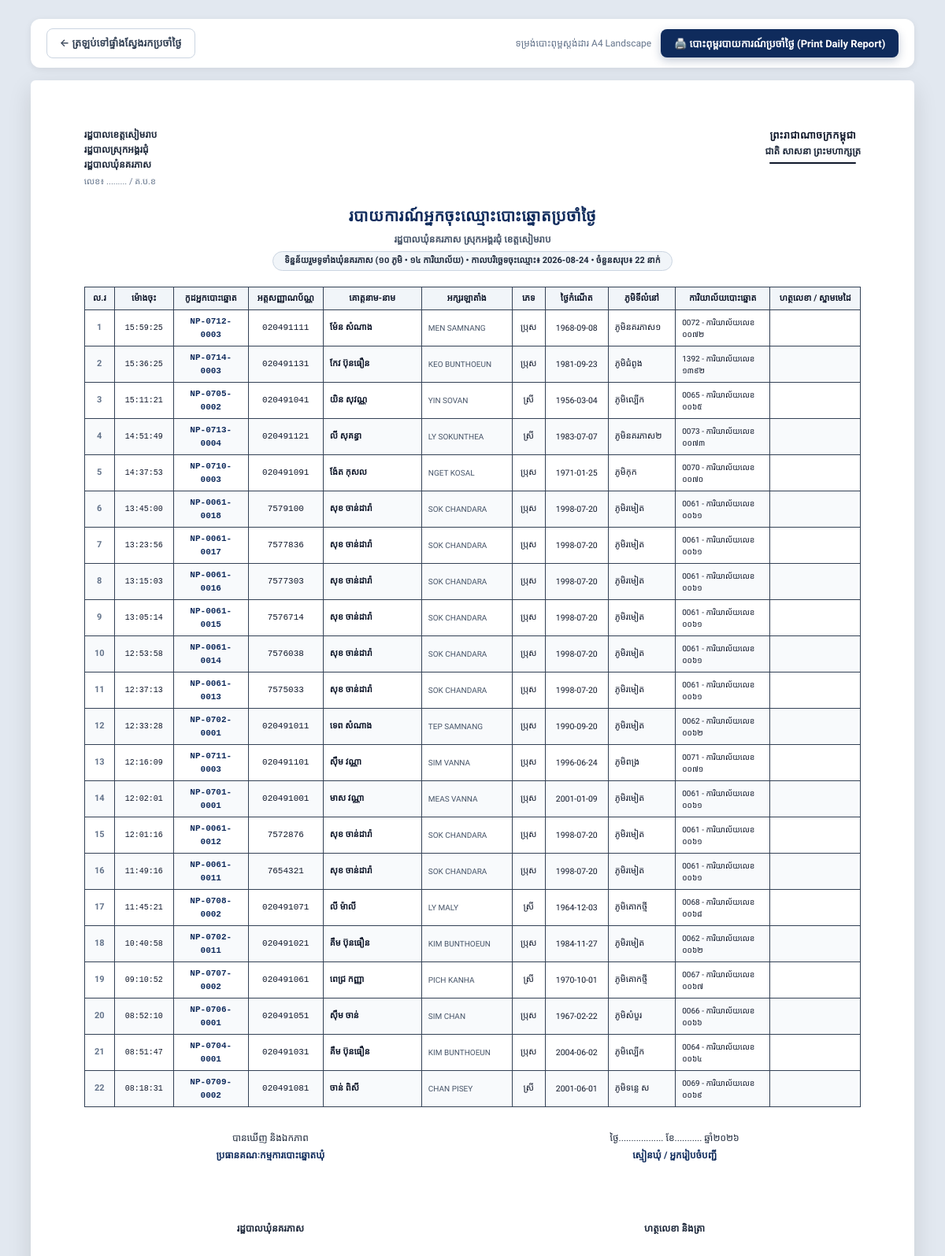
/reports/daily/print?date=2026-08-24 (signed in), run on an earlier commit of the app's database.
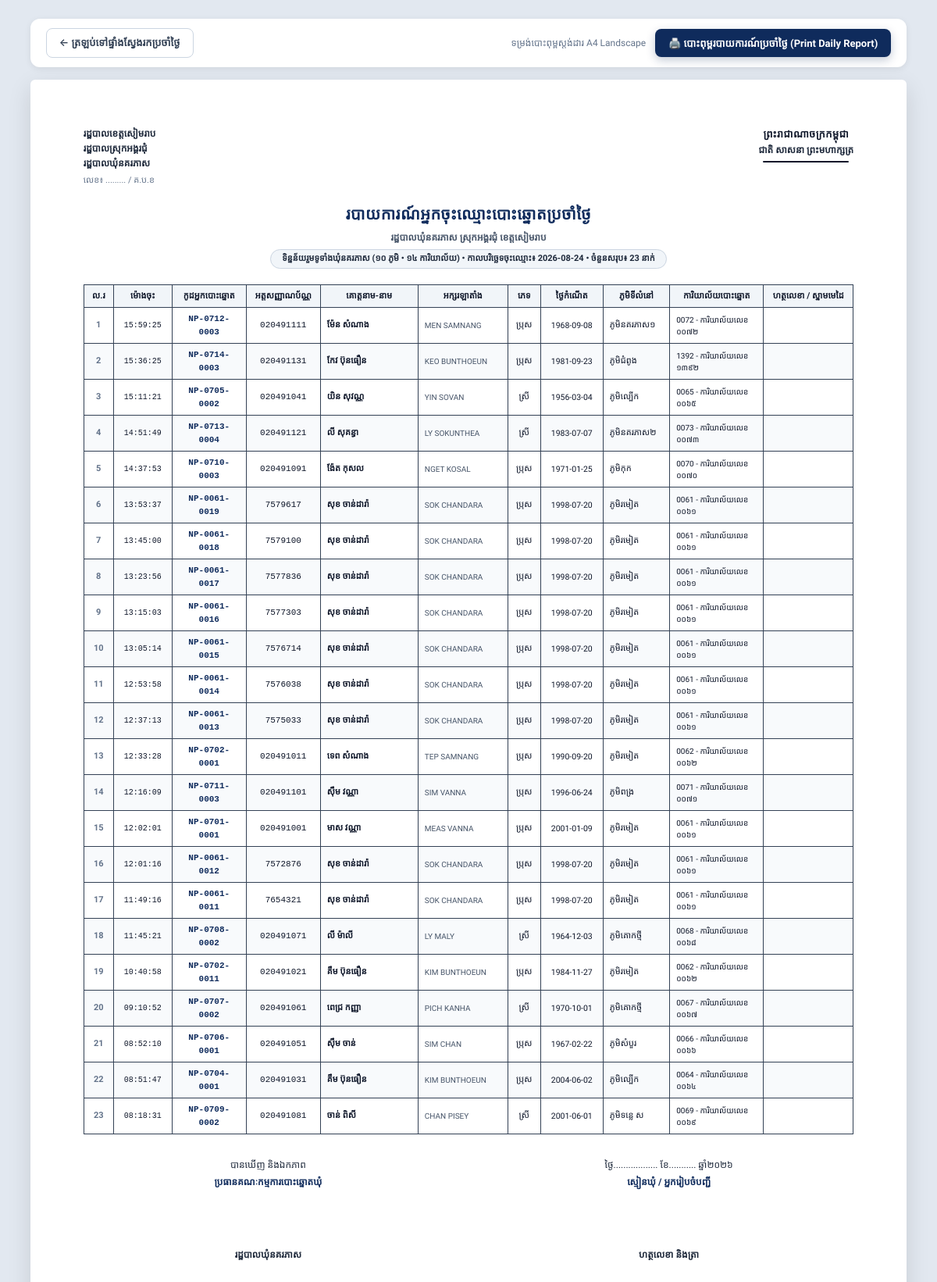
And on a later commit of the database.
### app/models.py (models this page shows, shortened)
class Voter(Base):
    __tablename__ = "voters"
    id = Column(Integer, primary_key=True, index=True)
    voter_code = Column(String(50), unique=True, index=True, nullable=False) # e.g. NP-0701-0001
    list_no = Column(Integer, nullable=False)                                # 1, 2, 3 in station
    national_id = Column(String(50), unique=True, index=True, nullable=False) # 9 or 10 digit Khmer ID card
    name_kh = Column(String(100), nullable=False)                            # ឈ្មោះខ្មែរ (e.g. ស៊ឹម ចាន់ថន)
    name_en = Column(String(100), nullable=False)                            # ឈ្មោះឡាតាំង (e.g. SIM CHANTHORN)
    gender = Column(String(20), nullable=False)                              # ប្រុស / ស្រី
    dob = Column(String(50), nullable=False)                                 # 1990-04-15 or 1990
    address = Column(String(255), nullable=True)                             # ក្រុមទី...
    village_id = Column(Integer, ForeignKey("villages.id"), nullable=False)
    station_id = Column(Integer, ForeignKey("polling_stations.id"), nullable=False)
    status = Column(String(30), default="active")                            # active, moved, deceased, suspended
    photo_url = Column(String(255), nullable=True)                          # Profile photo path
    has_voted = Column(Boolean, default=False)
    voted_at = Column(DateTime, nullable=True)
    voted_by_user_id = Column(Integer, ForeignKey("users.id"), nullable=True)
    notes = Column(Text, nullable=True)
    created_at = Column(DateTime, default=datetime.datetime.utcnow)
    updated_at = Column(DateTime, default=datetime.datetime.utcnow, onupdate=datetime.datetime.utcnow)
    village = relationship("Village", back_populates="voters")
    station = relationship("PollingStation", back_populates="voters")
    voted_by_user = relationship("User", foreign_keys=[voted_by_user_id])

class Village(Base):
    __tablename__ = "villages"
    id = Column(Integer, primary_key=True, index=True)
    code = Column(String(20), unique=True, index=True, nullable=False) # e.g. V01 to V10
    name_kh = Column(String(100), nullable=False)                     # e.g. ភូមិរមៀត
    name_en = Column(String(100), nullable=False)                     # e.g. Romiet Village
    chief_name = Column(String(100), nullable=True)                  # e.g. លោក ឈុន វុទ្ធី
    chief_phone = Column(String(50), nullable=True)                  # e.g. 012 345 678
    total_households = Column(Integer, default=0)
    created_at = Column(DateTime, default=datetime.datetime.utcnow)
    stations = relationship("PollingStation", back_populates="village")
    voters = relationship("Voter", back_populates="village")
    users = relationship("User", back_populates="village")

class PollingStation(Base):
    __tablename__ = "polling_stations"
    id = Column(Integer, primary_key=True, index=True)
    code = Column(String(20), unique=True, index=True, nullable=False) # e.g. 0701 to 0714
    name = Column(String(150), nullable=False)                         # e.g. ការិយាល័យលេខ ០៧០១
    location = Column(String(200), nullable=False)                     # e.g. សាលាបឋមសិក្សារមៀត (បន្ទប់ទី១)
    capacity = Column(Integer, default=600)                            # Maximum capacity
    village_id = Column(Integer, ForeignKey("villages.id"), nullable=True)
    officer_name = Column(String(100), nullable=True)                  # Head of polling station
    officer_phone = Column(String(50), nullable=True)
    created_at = Column(DateTime, default=datetime.datetime.utcnow)
    village = relationship("Village", back_populates="stations")
    voters = relationship("Voter", back_populates="station")
    users = relationship("User", back_populates="station")

### app/routes/report_routes.py (the view)
@router.get("/reports/daily/print", response_class=HTMLResponse)
def print_daily_registrations(
    request: Request,
    date: str = Query(..., description="Date YYYY-MM-DD"),
    village_id: str = Query("", description="Village ID"),
    station_id: str = Query("", description="Station ID"),
    db: Session = Depends(get_db)
):
    current_user = get_current_user_optional(request, db)
    if not current_user:
        return RedirectResponse(url="/login", status_code=302)
    query = db.query(Voter).filter(func.date(Voter.created_at) == date)
    village = None
    station = None
    if village_id and village_id.isdigit():
        village = db.query(Village).filter(Village.id == int(village_id)).first()
        if village:
            query = query.filter(Voter.village_id == int(village_id))
    if station_id and station_id.isdigit():
        station = db.query(PollingStation).filter(PollingStation.id == int(station_id)).first()
        if station:
            query = query.filter(Voter.station_id == int(station_id))
    voters = query.order_by(Voter.created_at.desc(), Voter.list_no.asc()).all()
    return templates.TemplateResponse(request=request, name="reports/daily_print.html", context={
        "current_user": current_user,
        "selected_date": date,
        "voters": voters,
        "village": village,
        "station": station,
        "now": datetime.datetime.now()
    })

### app/templates/reports/daily_print.html (shortened to what the changed rows need)
<!DOCTYPE html>
<html lang="km">
<head>
    <link rel="stylesheet" href="/static/css/style.css?v=4.0">
    <link rel="stylesheet" href="/static/css/print.css?v=4.0" media="print">
</head>
<body>
    <div class="sheet">
        <div class="doc-title-block">
            <h1 class="doc-title">របាយការណ៍អ្នកចុះឈ្មោះបោះឆ្នោតប្រចាំថ្ងៃ</h1>
            <div class="doc-badge-info">
                {% if station %}
                    {{ station.name }} (កូដ៖ {{ station.code }})
                {% elif village %}
                    ភូមិ {{ village.name_kh }} (កូដ៖ {{ village.code }})
                {% else %}
                    ទិន្នន័យរួមទូទាំងឃុំនគរភាស (១០ ភូមិ • ១៤ ការិយាល័យ)
                {% endif %}
                • <strong>កាលបរិច្ឆេទចុះឈ្មោះ៖ {{ selected_date }}</strong> • ចំនួនសរុប៖ <strong>{{ voters|length }} នាក់</strong>
            </div>
        </div>
        <table class="official-table">
            <thead>
                <tr>
                    <th style="width: 38px;">ល.រ</th>
                    <th style="width: 75px;">ម៉ោងចុះ</th>
                    <th style="width: 95px;">កូដអ្នកបោះឆ្នោត</th>
                    <th style="width: 95px;">អត្តសញ្ញាណប័ណ្ណ</th>
                    <th style="width: 125px;">គោត្តនាម-នាម</th>
                    <th style="width: 115px;">អក្សរឡាតាំង</th>
                    <th style="width: 42px;">ភេទ</th>
                    <th style="width: 80px;">ថ្ងៃកំណើត</th>
                    <th>ភូមិទីលំនៅ</th>
                    <th style="width: 120px;">ការិយាល័យបោះឆ្នោត</th>
                    <th style="width: 115px;">ហត្ថលេខា / ស្នាមមេដៃ</th>
                </tr>
            </thead>
            <tbody>
                {% if voters %}
                    {% for v in voters %}
                    <tr>
                        <td style="text-align: center; font-weight: bold; color: #64748b;">{{ loop.index }}</td>
                        <td style="font-family: monospace; text-align: center; font-size: 10px;">{{ v.created_at.strftime('%H:%M:%S') if v.created_at else '' }}</td>
                        <td style="font-family: monospace; font-weight: bold; text-align: center; color: #0f2b5c;">{{ v.voter_code }}</td>
                        <td style="font-family: monospace; text-align: center;">{{ v.national_id }}</td>
                        <td style="font-weight: bold; color: #0f172a;">{{ v.name_kh }}</td>
                        <td style="text-transform: uppercase; font-size: 10px; color: #475569;">{{ v.name_en }}</td>
                        <td style="text-align: center;">{{ v.gender }}</td>
                        <td style="text-align: center; font-size: 10.5px;">{{ v.dob }}</td>
                        <td>{{ v.village.name_kh if v.village else '' }}</td>
                        <td style="font-size: 10px;">{{ v.station.code if v.station else '' }} - {{ v.station.name if v.station else '' }}</td>
                        <td></td>
                    </tr>
                    {% endfor %}
                {% else %}
                    <tr>
                        <td colspan="11" style="text-align: center; padding: 25px; color: #64748b;">
                            មិនមានទិន្នន័យអ្នកចុះឈ្មោះក្នុងថ្ងៃទី {{ selected_date }} នេះឡើយ
                        </td>
                    </tr>
                {% endif %}
            </tbody>
        </table>
    </div>
</body>
</html>

What changed in the data, as far as the page shows it:
added Voter: created_at "13:53:37", voter_code "NP-0061-0019", national_id "7579617", name_kh "សុខ ចាន់ដារ៉ា", name_en "SOK CHANDARA", gender "ប្រុស", dob "1998-07-20", village "ភូមិរមៀត", station "0061", station "ការិយាល័យលេខ ០០៦១"
Also different on the page:
{{ voters|length }}: "22" → "23"
